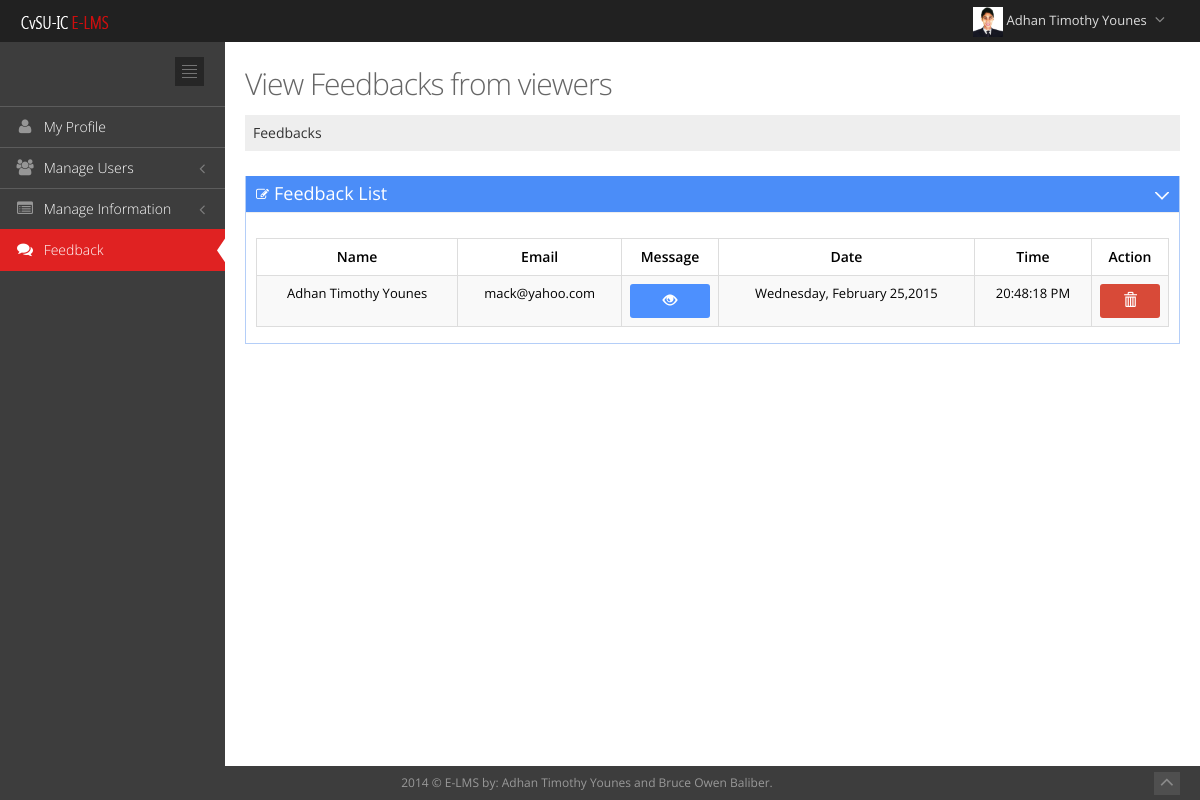
The page /administrator/feedback.php (signed in) on the database its author committed.
### tables this page shows
CREATE TABLE IF NOT EXISTS `users` (
  `id` int(10) NOT NULL,
  `fullname` varchar(250) NOT NULL,
  `firstname` varchar(250) NOT NULL,
  `lastname` varchar(250) NOT NULL,
  `email` varchar(250) NOT NULL,
  `username` varchar(200) DEFAULT NULL,
  `password` varchar(200) DEFAULT NULL,
  `level` varchar(200) NOT NULL,
  `status` varchar(250) NOT NULL,
  `mobile` varchar(200) NOT NULL,
  `profilepic` varchar(250) NOT NULL,
  `gender` varchar(250) NOT NULL,
  `address` varchar(250) NOT NULL,
  `verification_code` varchar(250) NOT NULL,
  `logging` varchar(200) NOT NULL
);

CREATE TABLE IF NOT EXISTS `feedback` (
  `id` int(100) NOT NULL,
  `name` varchar(200) NOT NULL,
  `email` varchar(200) NOT NULL,
  `message` mediumtext NOT NULL,
  `date` varchar(200) NOT NULL,
  `time` varchar(200) NOT NULL
);

### administrator/feedback.php (the view, shortened to what this page needs)
<?php
$id1=$_SESSION['timkey'];
$query=mysql_query("select * from users where id='$id1' ");
if($num=mysql_num_rows($query)>0)
{
	$row=mysql_fetch_assoc($query);
	$firstname=$row['firstname'];
	$lastname=$row['lastname'];
	$image=$row['profilepic'];
}
else
{
	header("location: ../index.php?Unauthorize_access!");
}
?>
<!DOCTYPE html>
<html lang="en" class="no-js">
<head>
<link href="../template/assets/plugins/font-awesome/css/font-awesome.min.css" rel="stylesheet" type="text/css"/>
<link href="../template/assets/plugins/bootstrap/css/bootstrap.min.css" rel="stylesheet" type="text/css"/>
<link href="../template/assets/plugins/uniform/css/uniform.default.css" rel="stylesheet" type="text/css"/>
<link rel="stylesheet" type="text/css" href="../template/assets/plugins/select2/select2.css"/>
<link rel="stylesheet" type="text/css" href="../template/assets/plugins/select2/select2-metronic.css"/>
<link rel="stylesheet" href="../template/assets/plugins/data-tables/DT_bootstrap.css"/>
<link href="../template/assets/plugins/bootstrap-modal/css/bootstrap-modal-bs3patch.css" rel="stylesheet" type="text/css"/>
<link href="../template/assets/plugins/bootstrap-modal/css/bootstrap-modal.css" rel="stylesheet" type="text/css"/>
<link href="../template/assets/css/style-metronic.css" rel="stylesheet" type="text/css"/>
<link href="../template/assets/css/style.css" rel="stylesheet" type="text/css"/>
<link href="../template/assets/css/style-responsive.css" rel="stylesheet" type="text/css"/>
<link href="../template/assets/css/plugins.css" rel="stylesheet" type="text/css"/>
<link href="../template/assets/css/themes/default.css" rel="stylesheet" type="text/css" id="style_color"/>
<link href="../template/assets/css/custom.css" rel="stylesheet" type="text/css"/>
</head>
<body class="page-header-fixed">
<div class="header navbar navbar-fixed-top">
	<div class="header-inner">
		<a class="navbar-brand" href="manageusers.php">
			<img src="../template/assets/img/cvsu_logo_small.png" alt="logo" class="img-responsive"/>
		</a>
		<ul class="nav navbar-nav pull-right">
			<li class="dropdown" id="header_notification_bar">
			<li class="dropdown user">
				<a href="#" class="dropdown-toggle" data-toggle="dropdown" data-hover="dropdown" data-close-others="true">
					<img alt="" class= "imgs" src="images/adminprofile/<?php echo $image; ?>"/>
					<span class="username">
						<?php echo $firstname." ".$lastname;?>
						</span>
					<i class="fa fa-angle-down"></i>
				</a>
			</li>
		</ul>
	</div>
</div>
<div class="page-container">
	<div class="page-sidebar-wrapper">
		<div class="page-sidebar navbar-collapse collapse">
			<ul class="page-sidebar-menu" data-auto-scroll="true" data-slide-speed="200">
				<li class="sidebar-toggler-wrapper margin-bottom-20">
					<div class="sidebar-toggler hidden-phone">
					</div>
				</li>
				<li class="tooltips" data-container="body" data-placement="right" data-html="true" data-original-title="Manage your own account">
					<a href="myprofile.php">
						<i class="fa fa-user"></i>
						<span class="title">
							My Profile
						</span>
					</a>
				</li>
				<li class="tooltips" data-container="body" data-placement="right" data-html="true" data-original-title="">
					<a href="javascript:;">
						<i class="fa fa-users"></i>
						<span class="title">
							Manage Users
						</span>
					</a>
				</li>
		<li class="tooltips" data-container="body" data-placement="right" data-html="true" data-original-title="">
					<a href="javascript:;">
						<i class="fa fa-list-alt"></i>
						<span class="title">
							Manage Information
						</span>
					</a>
				</li>
				<li class="tooltips active" data-container="body" data-placement="right" data-html="true" data-original-title="Manage your own account">
					<a href="feedback.php">
						<i class="fa fa-comments"></i>
						<span class="title">
							Feedback
						</span>
						<span class="selected">
						</span>
					</a>
				</li>
					</ul>
		</div>
	</div>
	<div class="page-content-wrapper">
		<div class="page-content">
			<div class="row">
				<div class="col-md-12">
					<h3 class="page-title">
					View Feedbacks from viewers<small></small>
					</h3>
					<ul class="page-breadcrumb breadcrumb">
						<li>
							<a href="feedback.php">
								Feedbacks
							</a>
						</li>
					</ul>
				</div>
			</div>
			<div class="row">
				<div class="col-md-12">
				<div class="portlet box blue">
						<div class="portlet-title">
							<div class="caption">
								<i class="fa fa-edit"></i>Feedback List
							</div>
							<div class="tools">
								<a href="javascript:;" class="collapse">
								</a>
							</div>
						</div>
						<div class="portlet-body">
							<table class='table table-striped table-hover table-bordered' id='sample_editable_1'>
							<thead>
						<tr>
								<th class='center'>
									 Name
								</th>
								<th class='center'>
									 Email
								</th>
								<th class='center'>
									 Message
								</th>
								<th class='center'>
									 Date
								</th>
								<th class='center'>
									 Time
								</th>
								<th class='center'>
									 Action
								</th>
							</tr>
							</thead>
						<tbody>
			<?php
				$query=mysql_query("select * from feedback")or die("Error");
				if($num=mysql_num_rows($query)>0)
				{
			while($row=mysql_fetch_assoc($query))
			{
				$user_id=$row['id'];
				$id=$row['id'];
				?>
							<tr>
								<td class='center'>
								<?php echo $row['name'];?>
								</td>
								<td class='center'>
							<?php echo $row['email'];?>
								</td>
								<td class='center'>
								<a href="#id<?php echo $user_id;?>" data-toggle="modal" class="btn blue tooltips" title="View Message">
								<i class='glyphicon glyphicon-eye-open'></i></a>
								</td>
								<td class='center'>
									<?php echo $row['date'];?>
								</td>
								<td class='center'>
									<?php echo $row['time'];?>
								</td>
								<td class='center'>
								<a href="#id1<?php echo $id;?>" data-toggle="modal" class="btn red tooltips" title="Delete feedback">
								<i class='glyphicon glyphicon-trash'></i></a>
								</td>
							</tr>
						<?php
							}
						}
							?>
							</tbody>
							</table>
						</div>
					</div>
				</div>
			</div>
		</div>
	</div>
</div>
<?php
	include"../function/footer.php";
?>
</body>
</html>

### template/assets/css/style-metronic.css (style rules this page uses)
div, input, select, textarea, span, img, table, td, th, p, a, button, ul, code, pre, li { -webkit-border-radius: 0 !important; -moz-border-radius: 0 !important; border-radius: 0 !important; }
.btn { width: 100%; border-width: 0; padding: 7px 14px; font-size: 14px; display: inline-block; outline: none !important; -webkit-box-shadow: none !important; -moz-box-shadow: none !important; box-shadow: none !important; -webkit-border-radius: 0px !important; -moz-border-radius: 0px !important; border-radius: 3px !important; text-shadow: none; }
.btn.red { color: white; text-shadow: none; background-color: #d84a38; }
.btn.blue { color: white; text-shadow: none; background-color: #4d90fe; }
.btn > i { font-size: 14px; }
.table thead > tr > th { border-bottom: 0; }

### template/assets/css/style-responsive.css (style rules this page uses)
.center { text-align: center; }
@media (min-width: 992px) { .page-sidebar { width: 225px; float: left; position: relative; margin-right: -100%; } }
@media (min-width: 992px) { .page-sidebar.navbar-collapse { max-height: none !important; } }
@media (min-width: 992px) { .page-content-wrapper { float: left; width: 100%; } }
@media (min-width: 992px) { .page-content { margin-left: 225px; margin-top: 0px; min-height: 600px; padding: 25px 20px 20px 20px; } }

### template/assets/css/themes/default.css (style rules this page uses)
body { background-color: #3d3d3d !important; }
.header { filter: none !important; background-image: none !important; background-color: #212121 !important; }
.header .navbar-nav li.dropdown .dropdown-toggle i { color: #8a8a8a !important; }
.page-sidebar { background-color: #3d3d3d; }
ul.page-sidebar-menu > li > a { border-top: 1px solid #5c5c5c !important; color: #ffffff !important; }
ul.page-sidebar-menu > li:last-child > a { border-bottom: 1px solid transparent !important; }
ul.page-sidebar-menu > li a i { color: #969696; }
ul.page-sidebar-menu > li.active > a { background: #e02222 !important; border-top-color: transparent !important; color: #ffffff; }
ul.page-sidebar-menu > li.active > a i { color: #ffffff; }
.sidebar-toggler { background-image: url(../../img/sidebar-toggler.jpg); background-color: #242424; }

### rows shown on the page
users: profilepic (picture), firstname "Adhan Timothy", lastname "Younes"
feedback: name "Adhan Timothy Younes", email "mack@yahoo.com", date "Wednesday, February 25,2015", time "20:48:18 PM"
